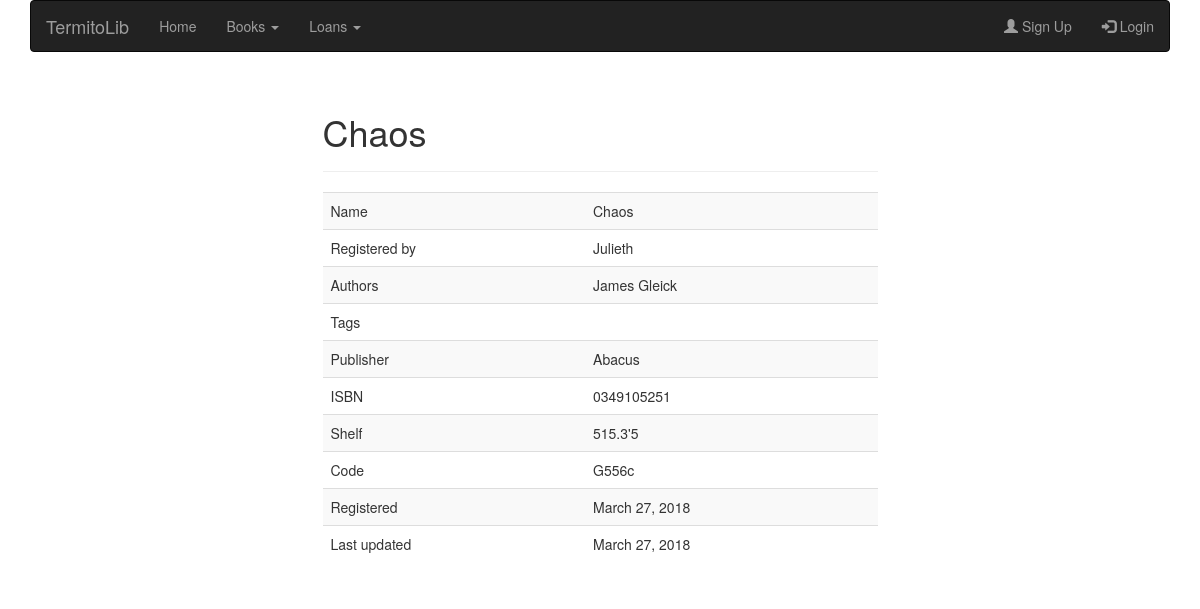
The page /books/56/ on the database its author committed.
### books/models.py (models this page shows, shortened)
class Book(models.Model):
    registered_by = models.ForeignKey(settings.AUTH_USER_MODEL)
    name = models.CharField(max_length=200, unique=True)
    authors = models.TextField(max_length=500, help_text='Separate each item by comma.')
    tags = models.TextField(help_text='Separate each item by comma.', blank=True, null=True)
    publisher = models.CharField(max_length=200)
    isbn = models.CharField(max_length=200, unique=True)
    shelf = models.CharField(max_length=10)
    code = models.CharField(max_length=10, unique=True)
    copies = models.PositiveIntegerField()
    registered = models.DateTimeField(auto_now_add=True)
    updated = models.DateTimeField(auto_now=True)
    class Meta:
        ordering = ['name', 'code']

### books/views.py (the view)
# urls.py: url(r'^(?P<pk>[-\w]+)/$', BookDetailView.as_view(), name='book-detail'),
class BookDetailView(DetailView):
    model = Book
    context_object_name = 'book'

### books/templates/books/book_detail.html (shortened to what this page needs)
{% extends "layout.html" %}
{% block page_title %}{{ book.name }}{% endblock %}
{% block content %}
<div class="table-responsive">
    <table class="table table-striped">
        <tbody>
            <tr>
                <td>Name</td>
                <td>{{ book.name }}</td>
            </tr>
            <tr>
                <td>Registered by</td>
                <td>{{ book.registered_by.username }}</td>
            </tr>
            <tr>
                <td>Authors</td>
                <td>{{ book.authors }}</td>
            </tr>
            <tr>
                <td>Tags</td>
                <td>{{ book.tags }}</td>
            </tr>
            <tr>
                <td>Publisher</td>
                <td>{{ book.publisher }}</td>
            </tr>
            <tr>
                <td>ISBN</td>
                <td>{{ book.isbn }}</td>
            </tr>
            <tr>
                <td>Shelf</td>
                <td>{{ book.shelf }}</td>
            </tr>
            <tr>
                <td>Code</td>
                <td>{{ book.code }}</td>
            </tr>
            <tr>
                <td>Registered</td>
                <td>{{ book.registered|date }}</td>
            </tr>
            <tr>
                <td>Last updated</td>
                <td>{{ book.updated|date }}</td>
            </tr>
    </table>
</div>
{% endblock%}

### rows shown on the page
Book: name "Chaos", registered_by.username "Julieth", authors "James Gleick", publisher "Abacus", isbn "0349105251", shelf "515.3'5", code "G556c", registered "March 27, 2018", updated "March 27, 2018"
